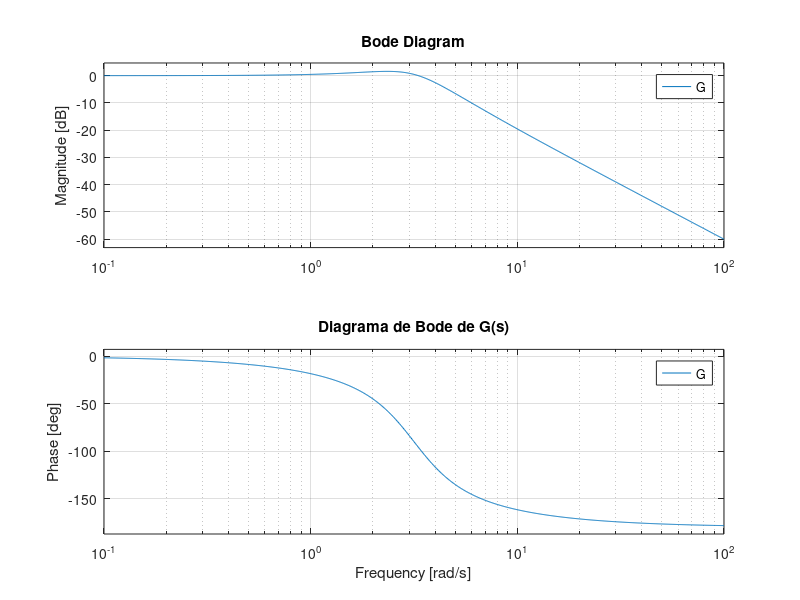

Recreate this plot in MATLAB.
pkg load control
% 1. Definir la función de transferencia G(s) = 10 / (s^2 + 3s + 10)
num = [10];
den = [1 3 10];
G = tf(num, den);

% 2. Graficar el diagrama de Bode
figure;
bode(G);
grid on;
title('Diagrama de Bode de G(s)');
pause
